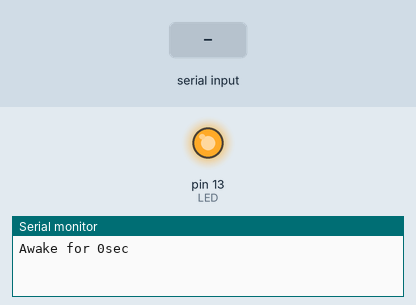
Simulated run of this sketch. Board: Arduino Uno, built with avr-gcc and run on an emulated ATmega328P. On the bench: output pins drawn as LEDs (lit = HIGH), the last lines printed to the serial monitor. The inputs (shaded band) are chosen by the test bench. Sleep ends after the set time or at an interrupt.

Above: at 0.1 s.
At 1.1 s:
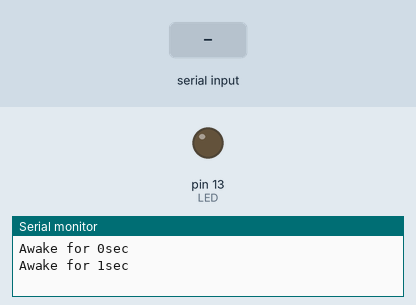
2.1 s: "S" received over Serial
4.5 s: "A" received over Serial
Timing chart, 0 to 7.5 s (numbered marks = the images above; inputs shaded):
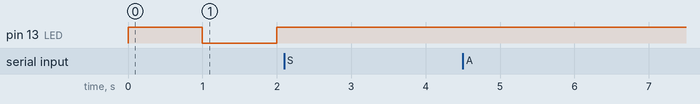

The sketch:

arduinoUnoSleepModeTester.ino
```cpp
#include <avr/sleep.h>

/* Sleep Demo Serial
 * -----------------
 * Example code to demonstrate the sleep functions in an Arduino.
 *
 * use a resistor between RX and pin2. By default RX is pulled up to 5V
 * therefore, we can use a sequence of Serial data forcing RX to 0, what
 * will make pin2 go LOW activating INT0 external interrupt, bringing
 * the MCU back to life
 *
 * there is also a time counter that will put the MCU to sleep after 10 secs
 *
 * NOTE: when coming back from POWER-DOWN mode, it takes a bit
 *       until the system is functional at 100%!! (typically <1sec)
 *
 * Copyright (C) 2006 MacSimski 2006-12-30
 * Copyright (C) 2007 D. Cuartielles 2007-07-08 - Mexico DF
 *
 *  This program is free software: you can redistribute it and/or modify
 *  it under the terms of the GNU General Public License as published by
 *  the Free Software Foundation, either version 3 of the License, or
 *  (at your option) any later version.
 *
 *  This program is distributed in the hope that it will be useful,
 *  but WITHOUT ANY WARRANTY; without even the implied warranty of
 *  MERCHANTABILITY or FITNESS FOR A PARTICULAR PURPOSE.  See the
 *  GNU General Public License for more details.
 *
 *  You should have received a copy of the GNU General Public License
 *  along with this program.  If not, see <http://www.gnu.org/licenses/>.
 *
 */

int wakePin = 2;                 // pin used for waking up
int sleepStatus = 0;             // variable to store a request for sleep
int count = 0;                   // counter
int LED = 13;
bool ledFlag = true;

void wakeUpNow()        // here the interrupt is handled after wakeup
{
  // execute code here after wake-up before returning to the loop() function
  // timers and code using timers (serial.print and more...) will not work here.
  // we don't really need to execute any special functions here, since we
  // just want the thing to wake up
}

void setup()
{
  pinMode(wakePin, INPUT);
  pinMode(LED, OUTPUT);

  Serial.begin(9600);

  /* Now it is time to enable an interrupt. In the function call
   * attachInterrupt(A, B, C)
   * A   can be either 0 or 1 for interrupts on pin 2 or 3.
   *
   * B   Name of a function you want to execute while in interrupt A.
   *
   * C   Trigger mode of the interrupt pin. can be:
   *             LOW        a low level trigger
   *             CHANGE     a change in level trigger
   *             RISING     a rising edge of a level trigger
   *             FALLING    a falling edge of a level trigger
   *
   * In all but the IDLE sleep modes only LOW can be used.
   */

  attachInterrupt(0, wakeUpNow, LOW); // use interrupt 0 (pin 2) and run function
                                      // wakeUpNow when pin 2 gets LOW
}

void sleepNow()         // here we put the arduino to sleep
{
    pinMode(LED,INPUT);
    /* Now is the time to set the sleep mode. In the Atmega8 datasheet
     * http://www.atmel.com/dyn/resources/prod_documents/doc2486.pdf on page 35
     * there is a list of sleep modes which explains which clocks and
     * wake up sources are available in which sleep mode.
     *
     * In the avr/sleep.h file, the call names of these sleep modes are to be found:
     *
     * The 5 different modes are:
     *     SLEEP_MODE_IDLE         -the least power savings
     *     SLEEP_MODE_ADC
     *     SLEEP_MODE_PWR_SAVE
     *     SLEEP_MODE_STANDBY
     *     SLEEP_MODE_PWR_DOWN     -the most power savings
     *
     * For now, we want as much power savings as possible, so we
     * choose the according
     * sleep mode: SLEEP_MODE_PWR_DOWN
     *
     */
    ADCSRA = 0;

    set_sleep_mode(SLEEP_MODE_PWR_DOWN);   // sleep mode is set here

    sleep_enable();          // enables the sleep bit in the mcucr register
                             // so sleep is possible. just a safety pin

    /* Now it is time to enable an interrupt. We do it here so an
     * accidentally pushed interrupt button doesn't interrupt
     * our running program. if you want to be able to run
     * interrupt code besides the sleep function, place it in
     * setup() for example.
     *
     * In the function call attachInterrupt(A, B, C)
     * A   can be either 0 or 1 for interrupts on pin 2 or 3.
     *
     * B   Name of a function you want to execute at interrupt for A.
     *
     * C   Trigger mode of the interrupt pin. can be:
     *             LOW        a low level triggers
     *             CHANGE     a change in level triggers
     *             RISING     a rising edge of a level triggers
     *             FALLING    a falling edge of a level triggers
     *
     * In all but the IDLE sleep modes only LOW can be used.
     */

    attachInterrupt(0,wakeUpNow, LOW); // use interrupt 0 (pin 2) and run function
                                       // wakeUpNow when pin 2 gets LOW

    sleep_mode();            // here the device is actually put to sleep!!
                             // THE PROGRAM CONTINUES FROM HERE AFTER WAKING UP

    sleep_disable();         // first thing after waking from sleep:
                             // disable sleep...
    detachInterrupt(0);      // disables interrupt 0 on pin 2 so the
                             // wakeUpNow code will not be executed
                             // during normal running time.

}

void loop()
{

  digitalWrite(LED,ledFlag);
  ledFlag = !ledFlag;

  // display information about the counter
  Serial.print("Awake for ");
  Serial.print(count);
  Serial.println("sec");
  count++;
  delay(1000);                           // waits for a second

  // compute the serial input
  if (Serial.available()) {
    int val = Serial.read();
    if (val == 'S') {
      Serial.println("Serial: Entering Sleep mode");
      delay(100);     // this delay is needed, the sleep
                      //function will provoke a Serial error otherwise!!
      count = 0;
      sleepNow();     // sleep function called here
    }
    if (val == 'A') {
      Serial.println("Hola Caracola"); // classic dummy message
    }
  }

  // check if it should go to sleep because of time
  if (count >= 10) {
      Serial.println("Timer: Entering Sleep mode");
      delay(100);     // this delay is needed, the sleep
                      //function will provoke a Serial error otherwise!!
      count = 0;
      sleepNow();     // sleep function called here
  }
}
```

Measured:
- after the input at 2.1 s, pin 13 (LED): stays HIGH (without the input it goes to LOW after 0.90 s)
